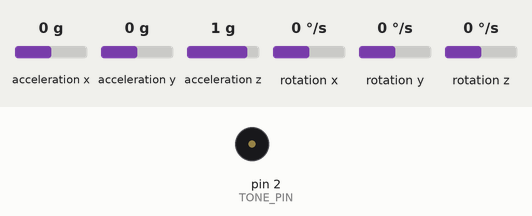
Recording of a sketch running on a simulated Arduino Uno, built with avr-gcc and run on an emulated ATmega328P. Parts: buzzer (waves = sounding). The inputs (shaded band) are chosen by the test bench; at power-on: acceleration x 0 g, acceleration y 0 g, acceleration z 1 g, rotation x 0 °/s, rotation y 0 °/s, rotation z 0 °/s. What the sketch prints to the serial monitor is not drawn. At 34.6 s the program stops and its outputs stay as they are.

Above: at 1.4 s.
Timing chart, 0 to 5.4 s (numbered marks = the images above):
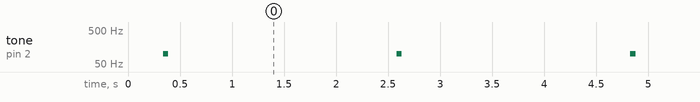

The sketch:

cabinet_tester_v6.ino
```cpp
// measure effect of cabinet base mounting on cabinet vibration
// 50ms pulse
// caclulate rms of entire pulse
// average and sd of all pulses
// display average pulse for each aquisition
// full data set into out[]
// Thurman Gillespy

#include <Wire.h> // I2C communication
#include <SFE_MMA8452Q.h> // library for accelerometer

MMA8452Q accel;

#define TONE_PIN  2
#define NOTE 100 // 100 Hz square wave
#define NOTE_DURATION 50 //  millisec
// 1250 microsec (1.25 millisec)
// for 800 Hz ODR (output data rate)
#define DELAY 1250 // microseconds
// 50ms pulse/1.25ms/sample = 40 samples
// continue to sample for another 20 samples
#define PULSE_SAMPLES 40
#define TOTAL_SAMPLES 60
#define OUT_SAMPLES 60
#define MOVING_AVG  3
#define X_AXIS 0
#define Y_AXIS 1
#define Z_AXIS 2
#define NUM_AXES 3
#define SESSIONS 15
long  offset_x, offset_y, offset_z;
float temp = 0;
float value_x, value_y, value_z;
float sum_sq_x, sum_sq_y, sum_sq_z;
float sum_data_x, sum_data_y, sum_data_z;
float rms_x, rms_y, rms_z; // floats are 4 bytes
float mean_x, mean_y, mean_z;
float variance_x, variance_y, variance_z;
float sd_x, sd_y, sd_z;
float curTime = 0;
int i = 0, j = 0;
int session = 0;

int data[TOTAL_SAMPLES][NUM_AXES];
int out[TOTAL_SAMPLES][NUM_AXES];
float rms[SESSIONS][NUM_AXES];
String location = "BBP1";
String method = "no signal, spikes";

void setup() {
  accel.init(); // 800 Hz, +/- 2G
  Serial.begin(19200);
  Serial.println();
  Serial.println("Speaker testing v6");
  Serial.println();

  delay(200);
}

void loop() {
  if (accel.available())
  {
    // repeat number of SESSIONS
    for (session = 0; session < SESSIONS; session++)
    {
      // first get offset values for each axis
      // will include pos and neg values
      offset_x = 0; offset_y = 0; offset_z = 0;
      for (i = 0; i < 100; i++)
      {
        curTime = micros();
        accel.read();
        offset_x += accel.x;
        offset_y += accel.y;
        offset_z += accel.z;
        // one read every 1.25 millisec
        while (micros() - curTime <= DELAY)
          ;
      }
      offset_x /= i;
      offset_y /= i;
      offset_z /= i;

      // play a 100 Hz tone on pin2 for 50 millisec (40 samples)
      // and continue to measure for TOTAL_SAMPLES
      tone(TONE_PIN, NOTE, NOTE_DURATION); // non-blocking
      for (i = 0; i < TOTAL_SAMPLES; i++)
      {
        curTime = micros();
        accel.read();
        data[i][X_AXIS] = accel.x - offset_x;
        data[i][Y_AXIS] = accel.y - offset_y;
        data[i][Z_AXIS] = accel.z - offset_z;
        // one read every 1.25 millisec
        while (micros() - curTime <= DELAY)
          ;
      } // end while

      // calculate rms of the entire pulse
      // put into rms[SESSIONS][NUM_AXES]
      sum_sq_x = 0; sum_sq_y = 0; sum_sq_z = 0;
      for (i = 0; i < PULSE_SAMPLES; i++)
      {
        sum_sq_x += (float)data[i][X_AXIS] * (float)data[i][X_AXIS];
        sum_sq_y += (float)data[i][Y_AXIS] * (float)data[i][Y_AXIS];
        sum_sq_z += (float)data[i][Z_AXIS] * (float)data[i][Z_AXIS];
      }
      // calc rms
      rms_x = sqrt(sum_sq_x / (float)PULSE_SAMPLES);
      rms_y = sqrt(sum_sq_y / (float)PULSE_SAMPLES);
      rms_z = sqrt(sum_sq_z / (float)PULSE_SAMPLES);

      // place into rms[]
      rms[session][X_AXIS] = rms_x;
      rms[session][Y_AXIS] = rms_y;
      rms[session][Z_AXIS] = rms_z;

      // moving 3-point rms of data, place into out[]
      for (i = 0; i < TOTAL_SAMPLES - MOVING_AVG; i++)
      {
        sum_sq_x = 0; sum_sq_y = 0; sum_sq_z = 0;
        for (j = 0; j < MOVING_AVG; j++)
        {
          sum_sq_x += (long)data[i + j][X_AXIS] * (long)data[i + j][X_AXIS];
          sum_sq_y += (long)data[i + j][Y_AXIS] * (long)data[i + j][Y_AXIS];
          sum_sq_z += (long)data[i + j][Z_AXIS] * (long)data[i + j][Z_AXIS];
        }
        rms_x = sqrt(sum_sq_x / (float)MOVING_AVG);
        rms_y = sqrt(sum_sq_y / (float)MOVING_AVG);
        rms_z = sqrt(sum_sq_z / (float)MOVING_AVG);


        out[i][X_AXIS] += rms_x;
        out[i][Y_AXIS] += rms_y;
        out[i][Z_AXIS] += rms_z;
      }
      delay(2000); // wait 2 seconds between sessions
    } // end for session

    // average the data values in out[] by number of SESSIONS
    for (i = 0; i < OUT_SAMPLES - MOVING_AVG; i++)
    {
      out[i][X_AXIS] /= SESSIONS;
      out[i][Y_AXIS] /= SESSIONS;
      out[i][Z_AXIS] /= SESSIONS;
    }

    // calc mean, sd of rms data in rms[]
    sum_data_x = 0; sum_data_y = 0; sum_data_z = 0;
    sum_sq_x = 0; sum_sq_y = 0; sum_sq_z = 0;
    for (i = 0; i < SESSIONS; i++)
    {
      value_x = rms[i][X_AXIS];
      value_y = rms[i][Y_AXIS];
      value_z = rms[i][Z_AXIS];

      sum_data_x += value_x;
      sum_data_y += value_y;
      sum_data_z += value_z;

      sum_sq_x += value_x * value_x;
      sum_sq_y += value_y * value_y;
      sum_sq_z += value_z * value_z;
    }
    mean_x = sum_data_x/(float)SESSIONS;
    mean_y = sum_data_y/(float)SESSIONS;
    mean_z = sum_data_z/(float)SESSIONS;

    variance_x = (sum_sq_x - ((sum_data_x * sum_data_x) /
                 (double)SESSIONS) ) /(double)(SESSIONS - 1);
    variance_y = (sum_sq_y - ((sum_data_y * sum_data_y) /
                 (double)SESSIONS) ) /(double)(SESSIONS - 1);
    variance_z = (sum_sq_z - ((sum_data_z * sum_data_z) /
                 (double)SESSIONS) ) /(double)(SESSIONS - 1);
    sd_x = sqrt(variance_x);
    sd_y = sqrt(variance_y);
    sd_z = sqrt(variance_z);

    // display out data in g
    Serial.println("X-axis\tY-axis\tZ-axis");
    for (i = 0; i < TOTAL_SAMPLES - MOVING_AVG; i++)
    {
      temp = (float)out[i][X_AXIS] / 1024.0;
      Serial.print(temp, 4); // X-axis
      Serial.print("\t");
      temp = (float)out[i][Y_AXIS] / 1024.0;
      Serial.print(temp, 4); // Y-axis
      Serial.print("\t");
      temp = (float)out[i][Z_AXIS] / 1024.0;
      Serial.println(temp, 4); // Z-axis
    }


    // info
    Serial.println(); Serial.println();
    Serial.println("Speaker testing software v6");
    Serial.print("test location "); Serial.println(location);
    Serial.print("N = "); Serial.println(SESSIONS);
    Serial.print("method: "); Serial.println(method);
    Serial.println();

    // print stats
    Serial.print("X-axis: "); Serial.print("mean = "); Serial.print(mean_x/1024.0, 4);
    Serial.print(", sd = "); Serial.println(sd_x/1024.0, 4);

    Serial.print("Y-axis: "); Serial.print("mean = "); Serial.print(mean_y/1024.0, 4);
    Serial.print(", sd = "); Serial.println(sd_y/1024.0, 4);

    Serial.print("Z-axis: "); Serial.print("mean = "); Serial.print(mean_z/1024.0, 4);
    Serial.print(", sd = "); Serial.println(sd_z/1024.0, 4);

    Serial.println();

  } // end if accel

  Serial.println("Bye");
  Serial.flush();

  exit(EXIT_SUCCESS);
}
```

Measured:
- by itself, tone on pin 2 (TONE_PIN): alternates 100 Hz for 0.05 s and silent for 2.2 s, 30 changes in all, then stays silent
